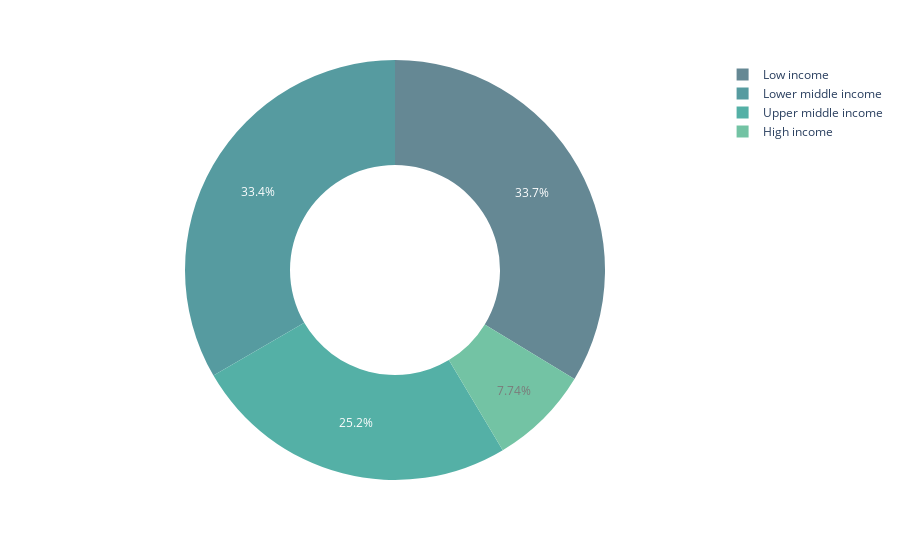

Notebook code cell kept with this figure:
### Code cell
fig = px.pie(std, values="Count", names="Classification",
             color_discrete_sequence=px.colors.sequential.Aggrnyl,
             opacity=0.7, hole=0.5)
fig.show()

### Figure 1 — Plotly figure (JSON) as saved in the notebook; plotly's stock layout.template omitted (floating-point values rounded to 4 significant figures)
{"data": [{"domain": {"x": [0, 1], "y": [0, 1]}, "hole": 0.5, "hovertemplate": "Classification=%{label}<br>Count=%{value}<extra></extra>", "labels": ["Low income", "Lower middle income", "Upper middle income", "High income"], "legendgroup": "", "name": "", "opacity": 0.7, "showlegend": true, "type": "pie", "values": [33022, 32722, 24695, 7583]}], "layout": {"legend": {"tracegroupgap": 0}, "margin": {"t": 60}, "piecolorway": ["rgb(36, 86, 104)", "rgb(15, 114, 121)", "rgb(13, 143, 129)", "rgb(57, 171, 126)", "rgb(110, 197, 116)", "rgb(169, 220, 103)", "rgb(237, 239, 93)"]}}
